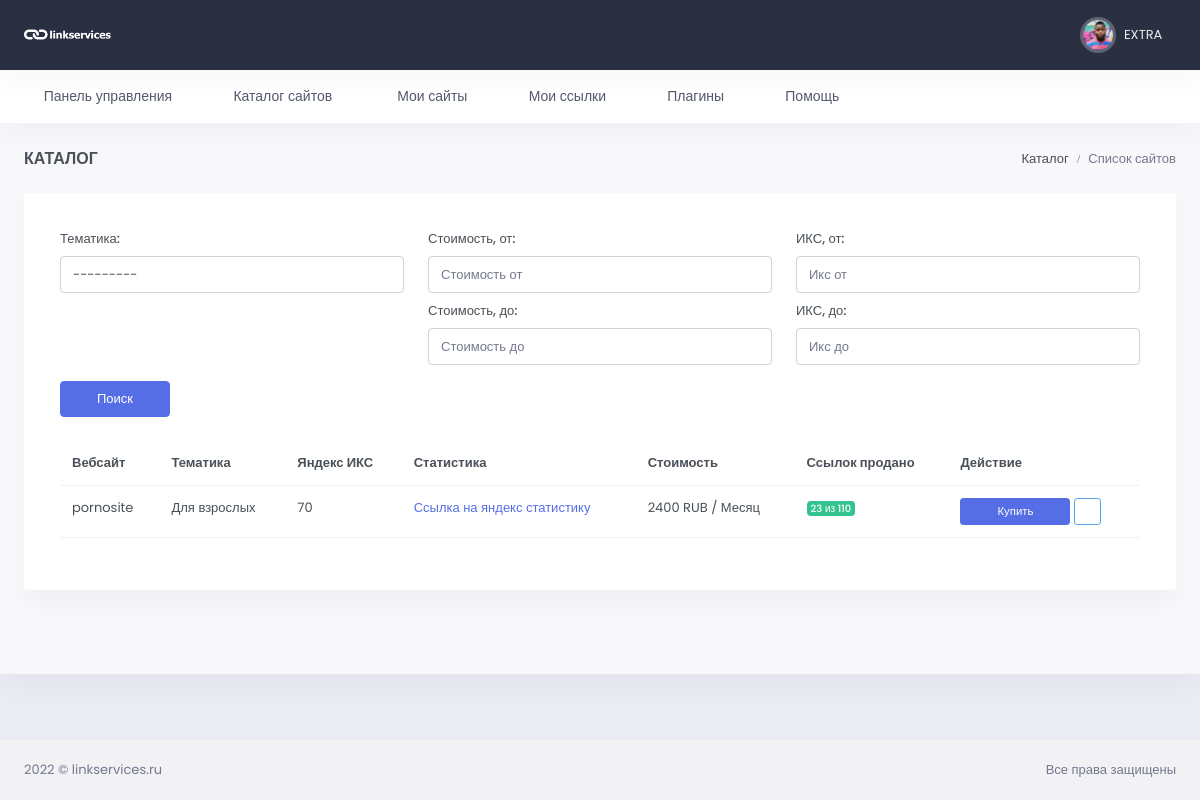
The app's page /catalog/ (signed in) with its own data.
### users/models.py (models this page shows, shortened)
class User(AbstractUser):
    email = models.EmailField(_("email address"), unique=True, )
    email_verify = models.BooleanField(default=False)
    USERNAME_FIELD = 'email'
    REQUIRED_FIELDS = ['username']
    class Meta:
        verbose_name = _("Пользователь")
        verbose_name_plural = _("Пользователи")
        ordering = ('-date_joined',)

class Profile(models.Model):
    user = models.OneToOneField(User, verbose_name="Пользователь",
                                related_name='profile', null=True, on_delete=models.CASCADE)
    chat_id = models.CharField(max_length=100, blank=True, null=True, verbose_name='Чат ID телеграмм')
    TOKEN = models.CharField(max_length=100, blank=True, null=True)
    wmz = models.CharField(max_length=200, blank=True, null=True, verbose_name='WMZ-кошелёк')
    ymoney = models.CharField(max_length=200, blank=True, null=True, verbose_name='ЮMoney-кошелёк')
    current_balance = models.PositiveIntegerField(default=0, blank=True, null=True, verbose_name="Текущий баланс")
    hold_balance = models.PositiveIntegerField(default=0, blank=True, null=True, verbose_name='На удержании')
    output_balance = models.PositiveIntegerField(default=0, blank=True, null=True, verbose_name='Ожидает вывода')
    name_telegram = models.CharField(blank=True, null=True, max_length=100, verbose_name='Телеграмм')
    avatar = models.ImageField(upload_to='avatar/%Y/%m/%d/', blank=True, null=True, verbose_name='Аватар')
    created = models.DateTimeField(auto_now_add=True, verbose_name='Создан')
    update = models.DateTimeField(auto_now=True, verbose_name='Обновлён')
    class Meta:
        verbose_name = 'Профиль пользователя'
        verbose_name_plural = 'Профили пользователей'

### site_app/models.py (models this page shows, shortened)
class WebSite(models.Model):
    MODERATION = 'На модерации'
    PUBLISHED = 'Опубликовано'
    REJECTED = 'Отклонено'
    STATUS_CHOICES = (
        (MODERATION, 'На модерации'),
        (PUBLISHED, 'Опубликовано'),
        (REJECTED, 'Отклонено')
    )
    url = models.CharField(max_length=255, verbose_name='url сайта')
    user = models.ForeignKey(Profile, related_name='user_website', on_delete=models.CASCADE,
                             max_length=100, blank=True, null=True, verbose_name='email заказчика')
    category = models.ForeignKey(Category, on_delete=models.CASCADE, verbose_name='Тематика')
    price = models.IntegerField(verbose_name='Цена')
    status = models.CharField(max_length=20, choices=STATUS_CHOICES, default=MODERATION, verbose_name='Статус')
    total_link = models.IntegerField(verbose_name='Всего ссылок', blank=True, null=True)
    yandex_x = models.IntegerField(verbose_name='Яндекс Икс', blank=True, null=True)
    yandex_stat = models.CharField(max_length=255, verbose_name='Яндекс статистика')
    increase = models.PositiveIntegerField(verbose_name='Наценка %', default=50, blank=True, null=True)
    password_yandex = models.CharField(max_length=250, verbose_name='Пароль от статистики', blank=True, null=True)
    created = models.DateTimeField(auto_now_add=True, verbose_name='Добавлено')
    update = models.DateTimeField(auto_now=True, verbose_name='Изменено')
    class Meta:
        verbose_name = 'Сайт'
        verbose_name_plural = 'Сайты'
        ordering = ('-created',)
    def get_absolute_url(self):
        return reverse('buy-link', kwargs={"pk": self.pk})
    def get_increase_price(self):
        return int(self.price * (self.increase / 100 + 1))
    def get_total_link(self):
        return self.link_set.count()

class Category(models.Model):
    name = models.CharField(max_length=200, verbose_name='Тематика')
    slug = models.SlugField()
    def __str__(self):
        return self.name
    class Meta:
        verbose_name = 'Тематика'
        verbose_name_plural = 'Тематики'
        ordering = ('name',)

### main/views.py (the view)
# urls.py: path('catalog/', Catalog.as_view(), name='catalog'),
class Catalog(LoginRequiredMixin, FilterView, ListView):
    template_name = 'main/catalog.html'
    context_object_name = 'website'
    paginate_by = 10
    model = WebSite
    filterset_class = SiteFilter
    def get_queryset(self):
        return WebSite.objects.filter(status='Опубликовано')\
            .select_related('category').exclude(user=self.request.user.profile)\
            .prefetch_related(Prefetch('link_set'))
    def get_context_data(self, *, object_list=None, **kwargs):
        context = super(Catalog, self).get_context_data(**kwargs)
        context['title'] = 'Каталог сайтов'
        return context

### main/templates/main/catalog.html (shortened to what this page needs)
{% extends 'base.html' %}
{% load static %}
{% block content %}
<div id="layout-wrapper">
    <div class="main-content">
        <div class="page-content">
            <div class="container-fluid">
                <div class="row">
                    <div class="col-12">
                        <div class="page-title-box d-sm-flex align-items-center justify-content-between">
                            <h4 class="mb-sm-0 font-size-18">Каталог</h4>
                            <div class="page-title-right">
                                <ol class="breadcrumb m-0">
                                    <li class="breadcrumb-item"><a href="javascript: void(0);">Каталог</a></li>
                                    <li class="breadcrumb-item active">Список сайтов</li>
                                </ol>
                            </div>
                        </div>
                    </div>
                </div>
                <div class="row">
                    <div class="col-lg-12">
                        <div class="card">
                            <div class="card-body">
                                <div class="tab-content p-3">
                                    <div class="tab-pane active" id="all-order" role="tabpanel">
                                        <form method="get">
                                            <div class="row">
                                                <div class="col-xl col-sm-6">
                                                    <div class="mb-3">
                                                        <label class="form-label">Тематика:</label>
                                                        {{ filter.form.category }}
                                                    </div>
                                                </div>
                                                <div class="col-xl col-sm-6">
                                                    <div class="mb-3">
                                                        <label class="form-label">Стоимость, от:</label>
                                                        <input type="number" class="form-control" id="id_price__gt"
                                                               placeholder="Стоимость от" name="price__gt" step="any">
                                                        <label class="form-label mt-2">Стоимость, до:</label>
                                                        <input type="number" class="form-control" id="id_price__lt"
                                                               placeholder="Стоимость до" name="price__lt" step="any">
                                                    </div>
                                                </div>
                                                <div class="col-xl col-sm-6">
                                                    <div class="mb-3">
                                                        <label class="form-label">ИКС, от:</label>
                                                       <input type="number" class="form-control" id="id_yandex_x__gt"
                                                               placeholder="Икс от" name="yandex_x__gt" step="any">
                                                        <label class="form-label mt-2">ИКС, до:</label>
                                                         <input type="number" class="form-control" id="id_yandex_x__lt"
                                                               placeholder="Икс до" name="yandex_x__lt" step="any">
                                                    </div>
                                                </div>
                                            </div>
                                            <div class="row">
                                                <div class="col-xl col-sm-6 align-self-end">
                                                    <div class="mb-3">
                                                        <button type="submit" class="btn btn-primary w-md">Поиск
                                                        </button>
                                                    </div>
                                                </div>
                                            </div>
                                        </form>
                                        <div class="table-responsive mt-2">
                                            <table class="table table-hover datatable dt-responsive nowrap"
                                                   style="border-collapse: collapse; border-spacing: 0; width: 100%;">
                                                <thead>
                                                <tr>
                                                    <th scope="col">Вебсайт</th>
                                                    <th scope="col">Тематика</th>
                                                    <th scope="col">Яндекс ИКС</th>
                                                    <th scope="col">Статистика</th>
                                                    <th scope="col">Стоимость</th>
                                                    <th scope="col">Ссылок продано</th>
                                                    <th scope="col">Действие</th>
                                                </tr>
                                                </thead>
                                                <tbody>
                                                {% for item in website %}
                                                {% include 'main/partials/itemSites.html' %}
                                                {% endfor %}
                                                </tbody>
                                            </table>
                                        </div>
                                    </div>
                                </div>
                            </div>
                        </div>
                    </div>
                </div>
            </div>
        </div>
    </div>
</div>
{% endblock %}

### templates/inc/_header.html (shortened to what this page needs)
{% load static %}
<header id="page-topbar">
    <div class="navbar-header">
        <div class="d-flex">
            <div class="navbar-brand-box">
                <a href="{% url 'profile' pk=user.id %}" class="logo logo-light">
                    <span class="logo-lg">
                                    <img src="{% static '/images/logo-light.png' %}" alt="" height="19">
                                </span>
                </a>
            </div>
        </div>
        <div class="d-flex">
            <div class="dropdown d-none d-lg-inline-block ms-1">
                <button type="button" class="btn header-item noti-icon waves-effect"
                        data-bs-toggle="dropdown" aria-haspopup="true" aria-expanded="false">
                    <i class="bx bx-customize"></i>
                </button>
            </div>
            <div class="dropdown d-inline-block">
                <button type="button" class="btn header-item noti-icon waves-effect"
                        id="page-header-notifications-dropdown"
                        data-bs-toggle="dropdown" aria-haspopup="true" aria-expanded="false">
                    {% if user.profile.chat_id %}
                    <i class="bx bx-bell"></i>
                    {% else %}
                    <i class="bx bx-bell bx-tada"></i>
                    <span class="badge bg-danger rounded-pill">1</span>
                    {% endif %}
                </button>
            </div>
            <div class="dropdown d-inline-block">
                <button type="button" class="btn header-item waves-effect" id="page-header-user-dropdown"
                        data-bs-toggle="dropdown" aria-haspopup="true" aria-expanded="false">
                    <img class="rounded-circle header-profile-user"
                         src="{% if user.profile.avatar %}{{ user.profile.avatar.url }}{% else %}{% static '/images/favicon.ico' %}{% endif %}"
                     alt="Header Avatar">
                    <span class="d-none d-xl-inline-block ms-1" key="t-henry">{{ user.username }}</span>
                    <i class="mdi mdi-chevron-down d-none d-xl-inline-block"></i>
                </button>
            </div>
        </div>
    </div>
</header>
<div class="topnav">
    <div class="container-fluid">
        <nav class="navbar navbar-light navbar-expand-lg topnav-menu">
            <div class="collapse navbar-collapse" id="topnav-menu-content">
                <ul class="navbar-nav">
                    <li class="nav-item dropdown">
                        <a class="nav-link dropdown-toggle arrow-none" href="{% url 'profile' pk=user.id %}" id="topnav-dashboard"
                           role="button">
                            <i class="bx bx-home-circle me-2"></i><span key="t-dashboards">Панель управления</span>
                        </a>
                    </li>
                    <li class="nav-item dropdown">
                        <a class="nav-link dropdown-toggle arrow-none" href="{% url 'catalog' %}" id="topnav-dashboard"
                           role="button">
                            <i class="bx bx-home-circle me-2"></i><span key="t-dashboards">Каталог сайтов</span>
                        </a>
                    </li>
                    <li class="nav-item dropdown">
                        <a class="nav-link dropdown-toggle arrow-none" href="{% url 'my-sites' %}" id="topnav-uielement"
                           role="button">
                            <i class="bx bx-tone me-2"></i>
                            <span key="t-ui-elements">Мои сайты</span>
                        </a>
                    </li>
                    <li class="nav-item dropdown">
                        <a class="nav-link dropdown-toggle arrow-none" href="{% url 'my-links' %}" id="topnav-pages"
                           role="button">
                            <i class="bx bx-customize me-2"></i><span key="t-apps">Мои ссылки</span>
                        </a>
                    </li>
                    <li class="nav-item dropdown">
                        <a class="nav-link dropdown-toggle arrow-none" href="{% url 'plugins' %}" id="topnav-components"
                           role="button">
                            <i class="bx bx-collection me-2"></i><span key="t-components">Плагины</span>
                        </a>
                    </li>
                    <li class="nav-item dropdown">
                        <a class="nav-link dropdown-toggle arrow-none" href="{% url 'help' %}" id="topnav-more"
                           role="button">
                            <i class="bx bx-file me-2"></i><span key="t-extra-pages">Помощь</span>
                        </a>
                    </li>
                </ul>
            </div>
        </nav>
    </div>
</div>

### main/templates/main/partials/itemSites.html
{% if item.get_total_link < item.total_link %}
<tr>
    <td>{{ item.url }}</td>
    <td>{{ item.category }}</td>
    <td>{{ item.yandex_x }}</td>
    <td><a href="{{ item.yandex_stat }}"> Ссылка на яндекс статистику</a></td>
    <td>{{ item.get_increase_price }} RUB / Месяц</td>
    <td>
        <span class="badge bg-success font-size-10">
           {{ item.get_total_link }} из {{ item.total_link }}</span>
    </td>
    <td>
        <a href="{{ item.get_absolute_url }}" class="btn btn-primary btn-sm w-md">Купить</a>
        <a href="{{ item.url}}" target="_blank" class="btn btn-outline-info btn-sm"><i
                class="mdi mdi-web"></i></a>
    </td>
</tr>
{% endif %}

### records on screen
User: avatar (picture), username "EXTRA"
WebSite: url "pornosite", category "Для взрослых", yandex_x "70", get_increase_price "2400", get_total_link "23", total_link "110"
